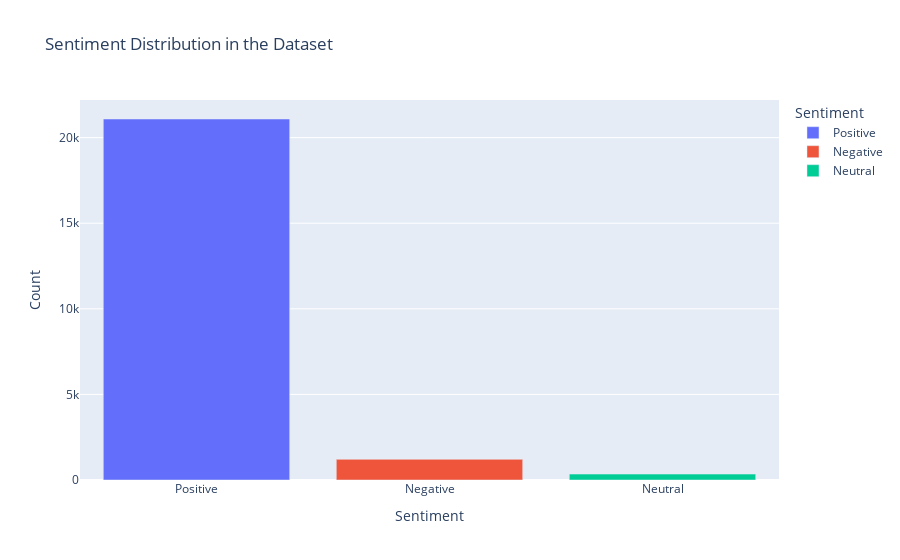
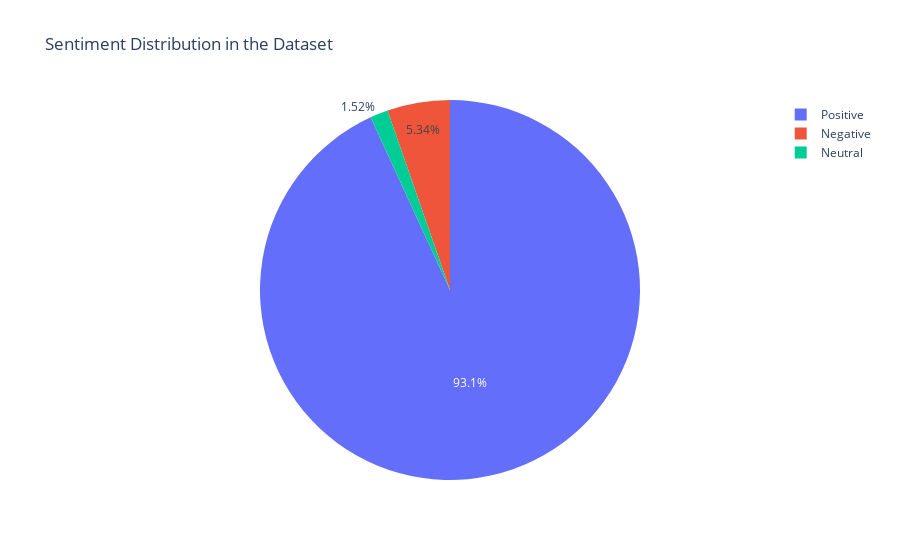

The notebook cell these images were saved under, in order:
### Code cell
import plotly.express as px

# Assuming sentiment_counts is a DataFrame containing the sentiment counts
# Create a bar plot using Plotly Express to visualize the distribution of sentiments
fig_bar = px.bar(sentiment_counts, x='sentiment_category', y='count', color='sentiment_category',
                 labels={'sentiment_category': 'Sentiment', 'count': 'Count'},
                 title='Sentiment Distribution in the Dataset')

# Show the bar plot
fig_bar.show()

# Create a pie chart using Plotly Express to visualize the distribution of sentiments
fig_pie = px.pie(sentiment_counts, values='count', names='sentiment_category',
                 title='Sentiment Distribution in the Dataset')

# Show the pie chart
fig_pie.show()

### Figure 1 — Plotly figure (JSON) as saved in the notebook; plotly's stock layout.template omitted (floating-point values rounded to 4 significant figures)
{"data": [{"alignmentgroup": "True", "hovertemplate": "Sentiment=%{x}<br>Count=%{y}<extra></extra>", "legendgroup": "Positive", "marker": {"color": "#636efa", "pattern": {"shape": ""}}, "name": "Positive", "offsetgroup": "Positive", "orientation": "v", "showlegend": true, "textposition": "auto", "type": "bar", "x": ["Positive"], "xaxis": "x", "y": [21089], "yaxis": "y"}, {"alignmentgroup": "True", "hovertemplate": "Sentiment=%{x}<br>Count=%{y}<extra></extra>", "legendgroup": "Negative", "marker": {"color": "#EF553B", "pattern": {"shape": ""}}, "name": "Negative", "offsetgroup": "Negative", "orientation": "v", "showlegend": true, "textposition": "auto", "type": "bar", "x": ["Negative"], "xaxis": "x", "y": [1208], "yaxis": "y"}, {"alignmentgroup": "True", "hovertemplate": "Sentiment=%{x}<br>Count=%{y}<extra></extra>", "legendgroup": "Neutral", "marker": {"color": "#00cc96", "pattern": {"shape": ""}}, "name": "Neutral", "offsetgroup": "Neutral", "orientation": "v", "showlegend": true, "textposition": "auto", "type": "bar", "x": ["Neutral"], "xaxis": "x", "y": [345], "yaxis": "y"}], "layout": {"barmode": "relative", "legend": {"title": {"text": "Sentiment"}, "tracegroupgap": 0}, "title": {"text": "Sentiment Distribution in the Dataset"}, "xaxis": {"anchor": "y", "categoryarray": ["Positive", "Negative", "Neutral"], "categoryorder": "array", "domain": [0, 1], "title": {"text": "Sentiment"}}, "yaxis": {"anchor": "x", "domain": [0, 1], "title": {"text": "Count"}}}}

### Figure 2 — Plotly figure (JSON) as saved in the notebook; plotly's stock layout.template omitted (floating-point values rounded to 4 significant figures)
{"data": [{"domain": {"x": [0, 1], "y": [0, 1]}, "hovertemplate": "sentiment_category=%{label}<br>count=%{value}<extra></extra>", "labels": ["Positive", "Negative", "Neutral"], "legendgroup": "", "name": "", "showlegend": true, "type": "pie", "values": [21089, 1208, 345]}], "layout": {"legend": {"tracegroupgap": 0}, "title": {"text": "Sentiment Distribution in the Dataset"}}}
